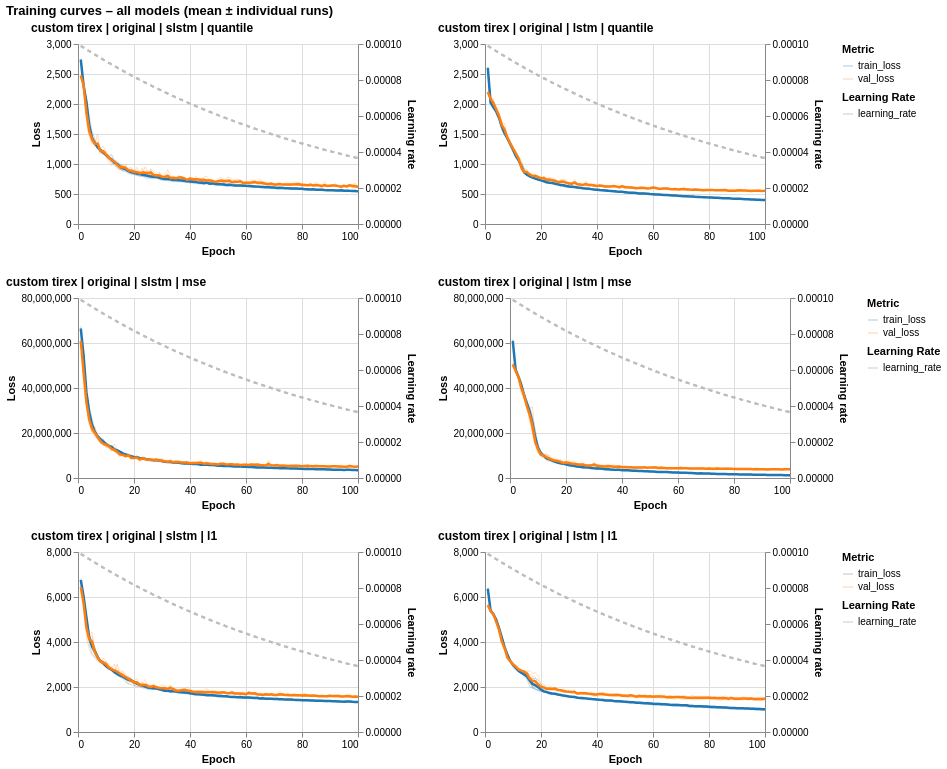

The notebook cell this image was saved under:
### Code cell
cols = 2
rows = [
    alt.hconcat(*charts[i: i + cols]).resolve_scale(color="independent")
    for i in range(0, len(charts), cols)
]

grid = (
    alt.vconcat(*rows)
    .configure_view(strokeWidth=0)
    .configure_title(anchor="start")
    .properties(title="Training curves – all models (mean ± individual runs)")
)
grid

### Figure 1 — Vega-Lite specification as saved in the notebook (floating-point values rounded to 4 significant figures; data arrays with more than 128 entries replaced by an {"elided": "..."} marker saying what was removed)
{"config": {"view": {"continuousWidth": 300, "continuousHeight": 300, "strokeWidth": 0}, "title": {"anchor": "start"}}, "vconcat": [{"hconcat": [{"layer": [{"layer": [{"mark": {"type": "line", "opacity": 0.25, "strokeWidth": 1}, "encoding": {"color": {"field": "variable", "legend": null, "scale": {"scheme": "category10"}, "title": "Metric", "type": "nominal"}, "detail": {"field": "run", "type": "nominal"}, "tooltip": [{"field": "epoch", "type": "quantitative"}, {"field": "value", "type": "quantitative"}, {"field": "variable", "type": "nominal"}, {"field": "run", "type": "nominal"}], "x": {"field": "epoch", "title": "Epoch", "type": "quantitative"}, "y": {"field": "value", "scale": {"domain": [0, 2893.0]}, "title": "Loss", "type": "quantitative"}}}, {"mark": {"type": "line", "strokeWidth": 2.5}, "encoding": {"color": {"field": "variable", "legend": null, "scale": {"scheme": "category10"}, "title": "Metric", "type": "nominal"}, "x": {"field": "epoch", "type": "quantitative"}, "y": {"aggregate": "mean", "field": "value", "type": "quantitative"}}}], "data": {"name": "data-e196b1b393d6578b1589c706bd88b345"}, "title": "Loss"}, {"data": {"name": "data-70d47d98ca57f75b9271923dad5aaee8"}, "mark": {"type": "line", "opacity": 0.5, "point": false, "strokeDash": [4, 4]}, "encoding": {"color": {"field": "variable", "legend": null, "scale": {"domain": ["learning_rate"], "range": ["#bbbbbb"]}, "title": "Learning Rate", "type": "nominal"}, "detail": {"field": "run", "type": "nominal"}, "tooltip": [{"field": "epoch", "type": "quantitative"}, {"field": "value", "type": "quantitative"}, {"field": "run", "type": "nominal"}], "x": {"field": "epoch", "title": "Epoch", "type": "quantitative"}, "y": {"axis": {"orient": "right", "title": "Learning rate"}, "field": "value", "type": "quantitative"}}, "title": "Learning rate"}], "height": 180, "resolve": {"scale": {"color": "independent", "y": "independent"}}, "title": {"text": "custom tirex | original | slstm | quantile", "fontSize": 12, "fontWeight": "bold"}, "width": 280}, {"layer": [{"layer": [{"mark": {"type": "line", "opacity": 0.25, "strokeWidth": 1}, "encoding": {"color": {"field": "variable", "legend": {}, "scale": {"scheme": "category10"}, "title": "Metric", "type": "nominal"}, "detail": {"field": "run", "type": "nominal"}, "tooltip": [{"field": "epoch", "type": "quantitative"}, {"field": "value", "type": "quantitative"}, {"field": "variable", "type": "nominal"}, {"field": "run", "type": "nominal"}], "x": {"field": "epoch", "title": "Epoch", "type": "quantitative"}, "y": {"field": "value", "scale": {"domain": [0, 2893.0]}, "title": "Loss", "type": "quantitative"}}}, {"mark": {"type": "line", "strokeWidth": 2.5}, "encoding": {"color": {"field": "variable", "legend": {}, "scale": {"scheme": "category10"}, "title": "Metric", "type": "nominal"}, "x": {"field": "epoch", "type": "quantitative"}, "y": {"aggregate": "mean", "field": "value", "type": "quantitative"}}}], "data": {"name": "data-ab0900af562bc0a5f892a88ee3b78c0b"}, "title": "Loss"}, {"data": {"name": "data-70d47d98ca57f75b9271923dad5aaee8"}, "mark": {"type": "line", "opacity": 0.5, "point": false, "strokeDash": [4, 4]}, "encoding": {"color": {"field": "variable", "legend": {}, "scale": {"domain": ["learning_rate"], "range": ["#bbbbbb"]}, "title": "Learning Rate", "type": "nominal"}, "detail": {"field": "run", "type": "nominal"}, "tooltip": [{"field": "epoch", "type": "quantitative"}, {"field": "value", "type": "quantitative"}, {"field": "run", "type": "nominal"}], "x": {"field": "epoch", "title": "Epoch", "type": "quantitative"}, "y": {"axis": {"orient": "right", "title": "Learning rate"}, "field": "value", "type": "quantitative"}}, "title": "Learning rate"}], "height": 180, "resolve": {"scale": {"color": "independent", "y": "independent"}}, "title": {"text": "custom tirex | original | lstm | quantile", "fontSize": 12, "fontWeight": "bold"}, "width": 280}], "resolve": {"scale": {"color": "independent"}}}, {"hconcat": [{"layer": [{"layer": [{"mark": {"type": "line", "opacity": 0.25, "strokeWidth": 1}, "encoding": {"color": {"field": "variable", "legend": null, "scale": {"scheme": "category10"}, "title": "Metric", "type": "nominal"}, "detail": {"field": "run", "type": "nominal"}, "tooltip": [{"field": "epoch", "type": "quantitative"}, {"field": "value", "type": "quantitative"}, {"field": "variable", "type": "nominal"}, {"field": "run", "type": "nominal"}], "x": {"field": "epoch", "title": "Epoch", "type": "quantitative"}, "y": {"field": "value", "scale": {"domain": [0, 70720000.0]}, "title": "Loss", "type": "quantitative"}}}, {"mark": {"type": "line", "strokeWidth": 2.5}, "encoding": {"color": {"field": "variable", "legend": null, "scale": {"scheme": "category10"}, "title": "Metric", "type": "nominal"}, "x": {"field": "epoch", "type": "quantitative"}, "y": {"aggregate": "mean", "field": "value", "type": "quantitative"}}}], "data": {"name": "data-ce1f6da1f60979b7e07b3c601ce30c02"}, "title": "Loss"}, {"data": {"name": "data-70d47d98ca57f75b9271923dad5aaee8"}, "mark": {"type": "line", "opacity": 0.5, "point": false, "strokeDash": [4, 4]}, "encoding": {"color": {"field": "variable", "legend": null, "scale": {"domain": ["learning_rate"], "range": ["#bbbbbb"]}, "title": "Learning Rate", "type": "nominal"}, "detail": {"field": "run", "type": "nominal"}, "tooltip": [{"field": "epoch", "type": "quantitative"}, {"field": "value", "type": "quantitative"}, {"field": "run", "type": "nominal"}], "x": {"field": "epoch", "title": "Epoch", "type": "quantitative"}, "y": {"axis": {"orient": "right", "title": "Learning rate"}, "field": "value", "type": "quantitative"}}, "title": "Learning rate"}], "height": 180, "resolve": {"scale": {"color": "independent", "y": "independent"}}, "title": {"text": "custom tirex | original | slstm | mse", "fontSize": 12, "fontWeight": "bold"}, "width": 280}, {"layer": [{"layer": [{"mark": {"type": "line", "opacity": 0.25, "strokeWidth": 1}, "encoding": {"color": {"field": "variable", "legend": {}, "scale": {"scheme": "category10"}, "title": "Metric", "type": "nominal"}, "detail": {"field": "run", "type": "nominal"}, "tooltip": [{"field": "epoch", "type": "quantitative"}, {"field": "value", "type": "quantitative"}, {"field": "variable", "type": "nominal"}, {"field": "run", "type": "nominal"}], "x": {"field": "epoch", "title": "Epoch", "type": "quantitative"}, "y": {"field": "value", "scale": {"domain": [0, 70720000.0]}, "title": "Loss", "type": "quantitative"}}}, {"mark": {"type": "line", "strokeWidth": 2.5}, "encoding": {"color": {"field": "variable", "legend": {}, "scale": {"scheme": "category10"}, "title": "Metric", "type": "nominal"}, "x": {"field": "epoch", "type": "quantitative"}, "y": {"aggregate": "mean", "field": "value", "type": "quantitative"}}}], "data": {"name": "data-0426aeef6b009e8f3c1bc4751d383efe"}, "title": "Loss"}, {"data": {"name": "data-70d47d98ca57f75b9271923dad5aaee8"}, "mark": {"type": "line", "opacity": 0.5, "point": false, "strokeDash": [4, 4]}, "encoding": {"color": {"field": "variable", "legend": {}, "scale": {"domain": ["learning_rate"], "range": ["#bbbbbb"]}, "title": "Learning Rate", "type": "nominal"}, "detail": {"field": "run", "type": "nominal"}, "tooltip": [{"field": "epoch", "type": "quantitative"}, {"field": "value", "type": "quantitative"}, {"field": "run", "type": "nominal"}], "x": {"field": "epoch", "title": "Epoch", "type": "quantitative"}, "y": {"axis": {"orient": "right", "title": "Learning rate"}, "field": "value", "type": "quantitative"}}, "title": "Learning rate"}], "height": 180, "resolve": {"scale": {"color": "independent", "y": "independent"}}, "title": {"text": "custom tirex | original | lstm | mse", "fontSize": 12, "fontWeight": "bold"}, "width": 280}], "resolve": {"scale": {"color": "independent"}}}, {"hconcat": [{"layer": [{"layer": [{"mark": {"type": "line", "opacity": 0.25, "strokeWidth": 1}, "encoding": {"color": {"field": "variable", "legend": null, "scale": {"scheme": "category10"}, "title": "Metric", "type": "nominal"}, "detail": {"field": "run", "type": "nominal"}, "tooltip": [{"field": "epoch", "type": "quantitative"}, {"field": "value", "type": "quantitative"}, {"field": "variable", "type": "nominal"}, {"field": "run", "type": "nominal"}], "x": {"field": "epoch", "title": "Epoch", "type": "quantitative"}, "y": {"field": "value", "scale": {"domain": [0, 7162.0]}, "title": "Loss", "type": "quantitative"}}}, {"mark": {"type": "line", "strokeWidth": 2.5}, "encoding": {"color": {"field": "variable", "legend": null, "scale": {"scheme": "category10"}, "title": "Metric", "type": "nominal"}, "x": {"field": "epoch", "type": "quantitative"}, "y": {"aggregate": "mean", "field": "value", "type": "quantitative"}}}], "data": {"name": "data-d04c0c591bc23ecac6527cd22e0baaaf"}, "title": "Loss"}, {"data": {"name": "data-70d47d98ca57f75b9271923dad5aaee8"}, "mark": {"type": "line", "opacity": 0.5, "point": false, "strokeDash": [4, 4]}, "encoding": {"color": {"field": "variable", "legend": null, "scale": {"domain": ["learning_rate"], "range": ["#bbbbbb"]}, "title": "Learning Rate", "type": "nominal"}, "detail": {"field": "run", "type": "nominal"}, "tooltip": [{"field": "epoch", "type": "quantitative"}, {"field": "value", "type": "quantitative"}, {"field": "run", "type": "nominal"}], "x": {"field": "epoch", "title": "Epoch", "type": "quantitative"}, "y": {"axis": {"orient": "right", "title": "Learning rate"}, "field": "value", "type": "quantitative"}}, "title": "Learning rate"}], "height": 180, "resolve": {"scale": {"color": "independent", "y": "independent"}}, "title": {"text": "custom tirex | original | slstm | l1", "fontSize": 12, "fontWeight": "bold"}, "width": 280}, {"layer": [{"layer": [{"mark": {"type": "line", "opacity": 0.25, "strokeWidth": 1}, "encoding": {"color": {"field": "variable", "legend": {}, "scale": {"scheme": "category10"}, "title": "Metric", "type": "nominal"}, "detail": {"field": "run", "type": "nominal"}, "tooltip": [{"field": "epoch", "type": "quantitative"}, {"field": "value", "type": "quantitative"}, {"field": "variable", "type": "nominal"}, {"field": "run", "type": "nominal"}], "x": {"field": "epoch", "title": "Epoch", "type": "quantitative"}, "y": {"field": "value", "scale": {"domain": [0, 7162.0]}, "title": "Loss", "type": "quantitative"}}}, {"mark": {"type": "line", "strokeWidth": 2.5}, "encoding": {"color": {"field": "variable", "legend": {}, "scale": {"scheme": "category10"}, "title": "Metric", "type": "nominal"}, "x": {"field": "epoch", "type": "quantitative"}, "y": {"aggregate": "mean", "field": "value", "type": "quantitative"}}}], "data": {"name": "data-0cdd196785fed45cc703a785bcb39969"}, "title": "Loss"}, {"data": {"name": "data-70d47d98ca57f75b9271923dad5aaee8"}, "mark": {"type": "line", "opacity": 0.5, "point": false, "strokeDash": [4, 4]}, "encoding": {"color": {"field": "variable", "legend": {}, "scale": {"domain": ["learning_rate"], "range": ["#bbbbbb"]}, "title": "Learning Rate", "type": "nominal"}, "detail": {"field": "run", "type": "nominal"}, "tooltip": [{"field": "epoch", "type": "quantitative"}, {"field": "value", "type": "quantitative"}, {"field": "run", "type": "nominal"}], "x": {"field": "epoch", "title": "Epoch", "type": "quantitative"}, "y": {"axis": {"orient": "right", "title": "Learning rate"}, "field": "value", "type": "quantitative"}}, "title": "Learning rate"}], "height": 180, "resolve": {"scale": {"color": "independent", "y": "independent"}}, "title": {"text": "custom tirex | original | lstm | l1", "fontSize": 12, "fontWeight": "bold"}, "width": 280}], "resolve": {"scale": {"color": "independent"}}}], "title": "Training curves – all models (mean ± individual runs)", "$schema": "https://vega.github.io/schema/vega-lite/v6.4.1.json", "datasets": {"data-e196b1b393d6578b1589c706bd88b345": {"elided": "1000 records"}, "data-70d47d98ca57f75b9271923dad5aaee8": {"elided": "500 records"}, "data-ab0900af562bc0a5f892a88ee3b78c0b": {"elided": "1000 records"}, "data-ce1f6da1f60979b7e07b3c601ce30c02": {"elided": "1000 records"}, "data-0426aeef6b009e8f3c1bc4751d383efe": {"elided": "1000 records"}, "data-d04c0c591bc23ecac6527cd22e0baaaf": {"elided": "1000 records"}, "data-0cdd196785fed45cc703a785bcb39969": {"elided": "1000 records"}}}
